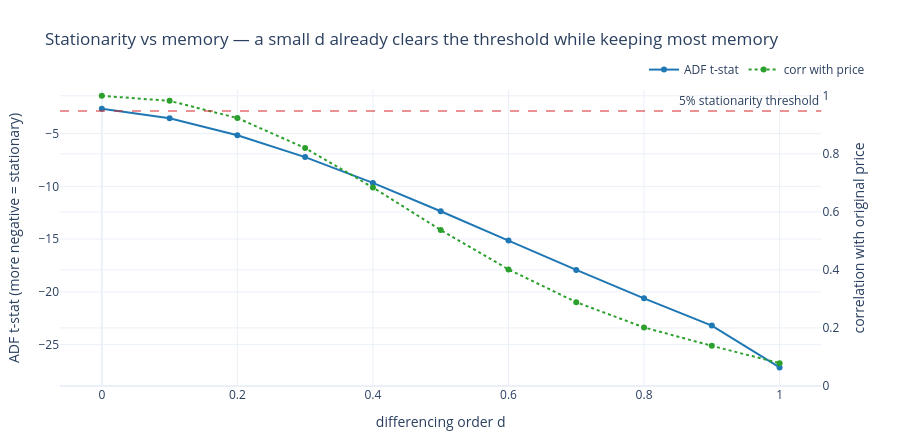

Notebook code cell kept with this figure:
### Markdown cell above
## …and as a curve
As `d` grows the series gets more stationary (ADF drops) but less correlated with the price. The practical choice is the **smallest** `d` that clears the stationarity threshold — here a low `d` already does, retaining most of the memory.

### Code cell
# The trade-off curve: stationarity (ADF, more negative = better) vs memory (correlation with the
# original price). The sweet spot is the *smallest* d whose ADF clears the threshold.
d_arr = grid.get_column("d").to_list()
fig = make_subplots(specs=[[{"secondary_y": True}]])
fig.add_trace(go.Scatter(x=d_arr, y=grid.get_column("adf").to_list(), name="ADF t-stat",
                         line=dict(color="#1f77b4", width=2), mode="lines+markers"), secondary_y=False)
fig.add_trace(go.Scatter(x=d_arr, y=grid.get_column("corr_with_price").to_list(), name="corr with price",
                         line=dict(color="#2ca02c", width=2, dash="dot"), mode="lines+markers"),
              secondary_y=True)
fig.add_hline(y=-2.86, line=dict(color="#d62728", width=1.2, dash="dash"),
              annotation_text="5% stationarity threshold", secondary_y=False)
fig.update_xaxes(title_text="differencing order d")
fig.update_yaxes(title_text="ADF t-stat (more negative = stationary)", secondary_y=False)
fig.update_yaxes(title_text="correlation with original price", secondary_y=True, range=[0, 1.02])
fig.update_layout(height=440,
                  title="Stationarity vs memory — a small d already clears the threshold while keeping most memory",
                  legend=dict(orientation="h", yanchor="bottom", y=1.02, xanchor="right", x=1),
                  margin=dict(l=60, r=30, t=90, b=40))
fig.show()

### Figure 1 — Plotly figure (JSON) as saved in the notebook; plotly's stock layout.template omitted (floating-point values rounded to 4 significant figures)
{"data": [{"line": {"color": "#1f77b4", "width": 2}, "mode": "lines+markers", "name": "ADF t-stat", "type": "scatter", "x": [0.0, 0.1, 0.2, 0.3, 0.4, 0.5, 0.6, 0.7, 0.8, 0.9, 1.0], "xaxis": "x", "y": [-2.649, -3.552, -5.16, -7.227, -9.672, -12.35, -15.14, -17.92, -20.61, -23.19, -27.16], "yaxis": "y"}, {"line": {"color": "#2ca02c", "dash": "dot", "width": 2}, "mode": "lines+markers", "name": "corr with price", "type": "scatter", "x": [0.0, 0.1, 0.2, 0.3, 0.4, 0.5, 0.6, 0.7, 0.8, 0.9, 1.0], "xaxis": "x", "y": [1.0, 0.9825, 0.9234, 0.82, 0.684, 0.5376, 0.4017, 0.2888, 0.2018, 0.1385, 0.07852], "yaxis": "y2"}], "layout": {"annotations": [{"showarrow": false, "text": "5% stationarity threshold", "x": 1, "xanchor": "right", "xref": "x domain", "y": -2.86, "yanchor": "bottom", "yref": "y"}], "height": 440, "legend": {"orientation": "h", "x": 1, "xanchor": "right", "y": 1.02, "yanchor": "bottom"}, "margin": {"b": 40, "l": 60, "r": 30, "t": 90}, "shapes": [{"line": {"color": "#d62728", "dash": "dash", "width": 1.2}, "type": "line", "x0": 0, "x1": 1, "xref": "x domain", "y0": -2.86, "y1": -2.86, "yref": "y"}], "title": {"text": "Stationarity vs memory — a small d already clears the threshold while keeping most memory"}, "xaxis": {"anchor": "y", "domain": [0.0, 0.94], "title": {"text": "differencing order d"}}, "yaxis": {"anchor": "x", "domain": [0.0, 1.0], "title": {"text": "ADF t-stat (more negative = stationary)"}}, "yaxis2": {"anchor": "x", "overlaying": "y", "range": [0, 1.02], "side": "right", "title": {"text": "correlation with original price"}}}}
